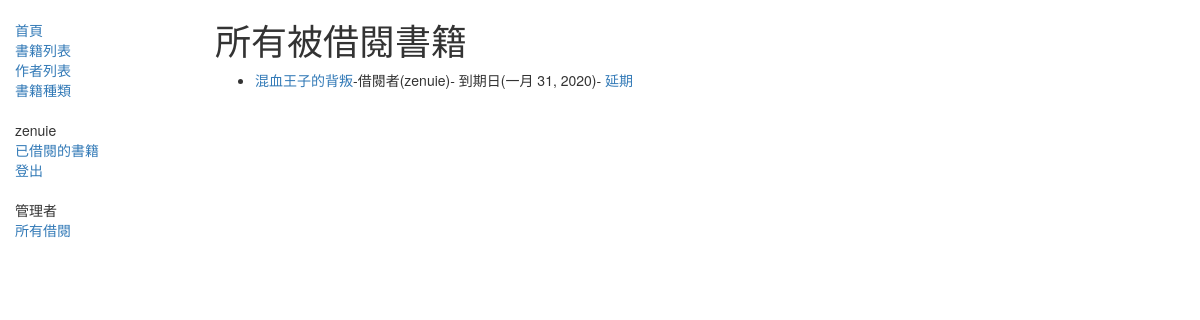
Before: /catalog/borrowed/ (signed in) with the older database file.
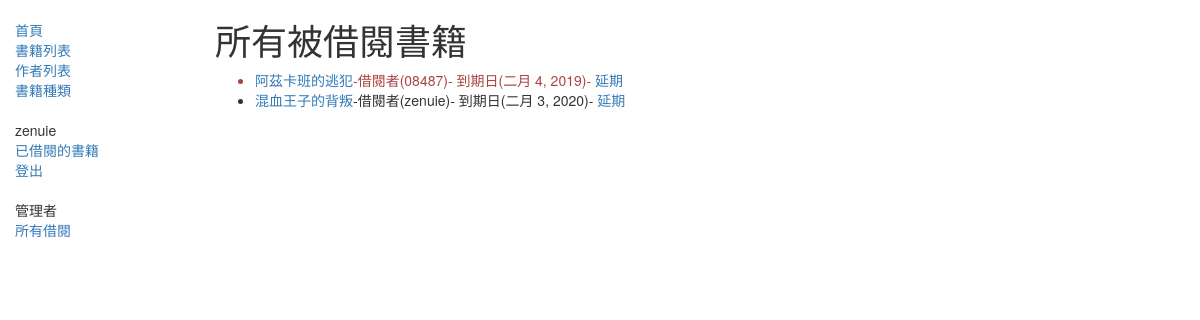
After: the same page with the newer database file.
### catalog/models.py (models this page shows, shortened)
class BookInstance(models.Model):
    id = models.UUIDField(primary_key=True, default=uuid.uuid4,
                          help_text='Unique ID for this particular book across whole library')
    book = models.ForeignKey('Book', on_delete=models.SET_NULL, null=True)
    imprint = models.CharField(max_length=200)
    due_back = models.DateField(null=True, blank=True)
    borrower = models.ForeignKey(User, on_delete=models.SET_NULL, null=True, blank=True)
    LOAN_STATUS = (
        ('m', 'Maintenance'),
        ('o', 'On loan'),
        ('a', 'Available'),
        ('r', 'Reserved'),
    )
    status = models.CharField(
        max_length=1,
        choices=LOAN_STATUS,
        blank=True,
        default='m',
        help_text='Book availability',
    )
    @property
    def is_overdue(self):
        if self.due_back and date.today() > self.due_back:
            return True
        return False
    class Meta:
        ordering = ['due_back']
        permissions = (("can_mark_returned", "Set book as returned"),)

class Book(models.Model):
    title = models.CharField(max_length=200)
    author = models.ForeignKey('Author', on_delete=models.SET_NULL, null=True)
    summary = models.TextField(max_length=1000, help_text='Enter a brief description of the book')
    isbn = models.CharField('ISBN', max_length=13,
                            help_text='13 Character <a href="https://www.isbn-international.org/content/what-isbn'
                                      '">ISBN number</a>')
    genre = models.ManyToManyField(Genre, help_text='Select a genre for this book')
    def display_genre(self):
        '''Create a string for the Genre. This is required to display genre in Admin.'''
        return ', '.join(genre.name for genre in self.genre.all()[:3])
    display_genre.short_description = 'Genre'
    language = models.ForeignKey('Language', on_delete=models.SET_NULL, null=True)

### catalog/views.py (the view)
# urls.py: path('borrowed/', views.OnlyStaffViewUserBorrowed.as_view(), name='all-borrowed')
class OnlyStaffViewUserBorrowed(LoginRequiredMixin, generic.ListView):
    model = BookInstance
    template_name = 'bookinstance_list_all_user_borrowed.html'
    def get_queryset(self):
        return BookInstance.objects.filter(status__exact='o').order_by('due_back')

### templates/bookinstance_list_all_user_borrowed.html
{% extends 'base_generic.html' %}
{% block content %}
    {% if bookinstance_list and user.is_staff %}
        <h1>所有被借閱書籍</h1>
        <ul>
            {% for bookinst in bookinstance_list %}
                <li class="{% if bookinst.is_overdue %}text-danger{% endif %}">
                    <a href="{% url 'book-detail' bookinst.book.pk %}">{{ bookinst.book.title }}</a>-借閱者({{ bookinst.borrower }})-{% if user.is_staff %} 到期日({{ bookinst.due_back }})- <a href="{% url 'renew-book-librarian' bookinst.id %}">延期</a>{% endif %}
                </li>
            {% endfor %}
        </ul>
    {% elif user.is_authenticated %}
        <h1>您沒有權限觀看</h1>
    {% else %}
        <p>沒有借閱的書籍</p>
    {% endif %}
{% endblock %}

Changed rows visible on the page:
now on this page (row edited): BookInstance: book "阿茲卡班的逃犯", borrower "08487", due_back "二月 4, 2019"
changed BookInstance "混血王子的背叛": due_back "一月 31, 2020" → "二月 3, 2020"
